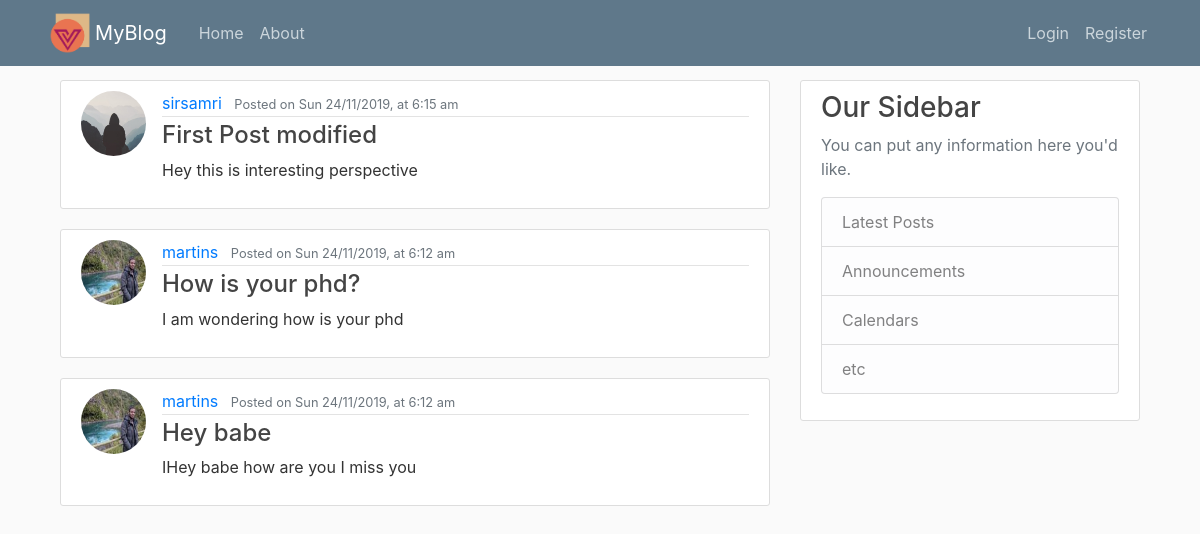
Page /home on the earlier database version.
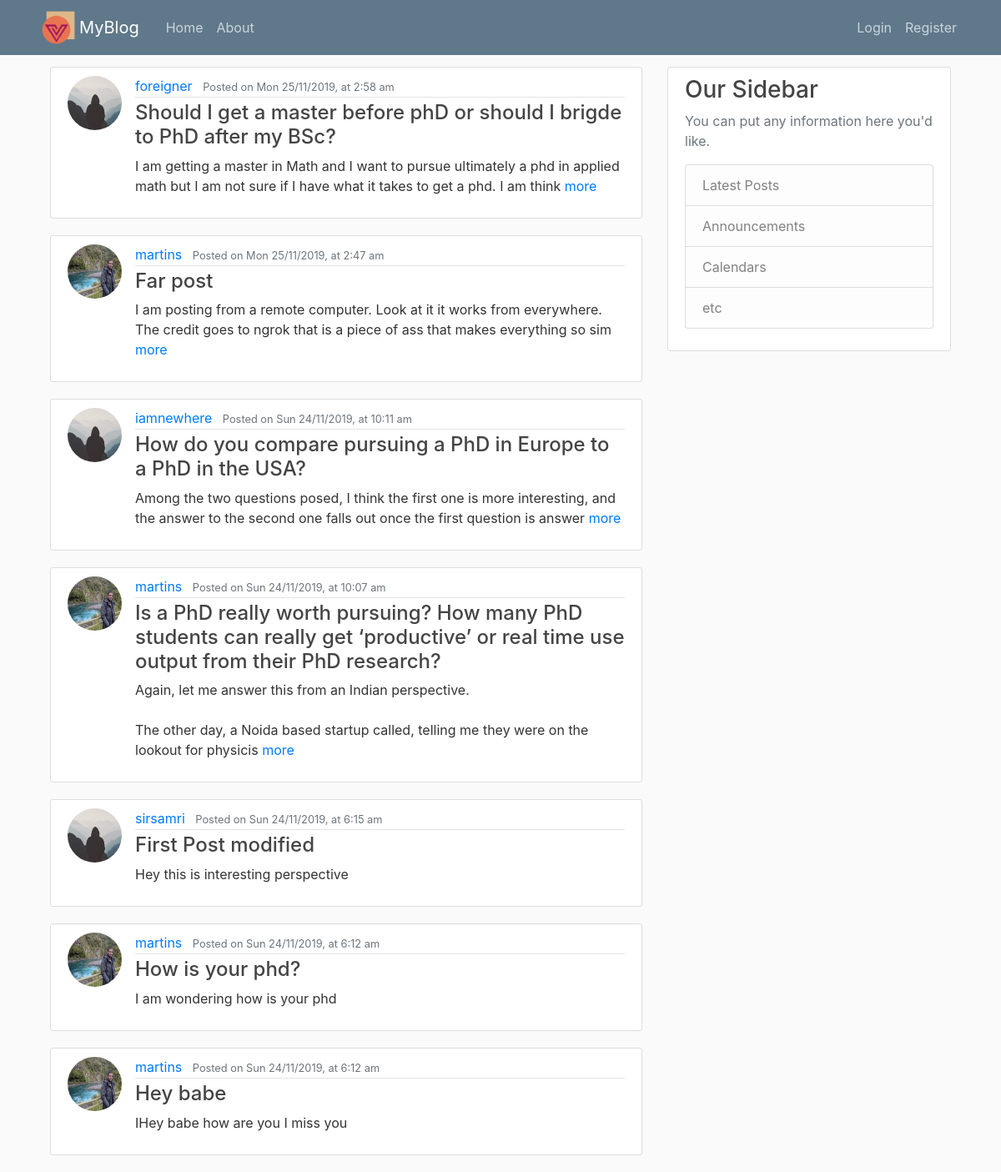
Same page on the later database version.
### flaskblog/models.py (models this page shows, shortened)
class Post(db.Model):
    id = db.Column(db.Integer, primary_key=True)
    title = db.Column(db.String(100), nullable=False)
    date_posted = db.Column(db.DateTime, nullable=False, default=datetime.utcnow)
    content = db.Column(db.Text, nullable=False)
    user_id = db.Column(db.Integer, db.ForeignKey('user.id'), nullable=False)

class User(db.Model, UserMixin):
    id = db.Column(db.Integer, primary_key=True)
    username = db.Column(db.String(20), unique=True, nullable=False)
    email = db.Column(db.String(120), unique=True, nullable=False)
    image_file = db.Column(db.String(20), nullable=False, default='default.jpg')
    password = db.Column(db.String(20), nullable=False)
    posts = db.relationship('Post', backref='author', lazy=True)

### flaskblog/routes.py (the view)
@app.route('/')
@app.route('/home')
def home():
    posts = Post.query.order_by(Post.date_posted.desc()).all()
    return render_template('home.html', posts=posts)

### flaskblog/templates/home.html
{% extends "layout.html" %}
{% block content %}
    {% for post in posts %}
        <article class="media content-section">
          <img class="rounded-circle article-img" src="{{ url_for('static', filename='img/' + post.author.image_file) }}">
            <div class="media-body">
              <div class="article-metadata">
                <a class="mr-2" href="{{ url_for('user_posts', username=post.author.username) }}">{{ post.author.username }}</a>
                <small class="text-muted"> Posted on {{ moment(post.date_posted).format('ddd D/M/YYYY, [at] h:mm a') }}</small>
              </div>
              <h4><a class="article-title" href="{{ url_for('post', post_id=post.id) }}">{{ post.title }}</a></h4>
              <p class="article-content">{% if post.content|length > 100  %}{{ post.content[:150] }} <a href="{{ url_for('post', post_id=post.id) }}">more</a>{% else  %}{{ post.content }}{% endif  %}</p>
            </div>
        </article>
    {% endfor %}
{% endblock content %}

### flaskblog/templates/layout.html (shortened to what this page needs)
<!DOCTYPE html>
<html>
    <head>
        <link rel="stylesheet" href="https://maxcdn.bootstrapcdn.com/bootstrap/4.0.0/css/bootstrap.min.css">
        <link rel="stylesheet" type="text/css" href="{{ url_for('static', filename='main.css') }}">
    </head>
    <body>
        <header class="site-header">
            <nav class="navbar navbar-expand-md navbar-dark bg-steel fixed-top">
                <div class="container">
                    <img src="{{ url_for('static', filename='img/logo.png') }}" width="50px">
                    <a class="navbar-brand mr-4" href="/">MyBlog</a>
                <div class="collapse navbar-collapse" id="navbarToggle">
                    <div class="navbar-nav mr-auto">
                    <a class="nav-item nav-link" href="/">Home</a>
                    <a class="nav-item nav-link" href="{{url_for('about')}}">About</a>
                    </div>
                    <div class="navbar-nav">
                        {% if current_user.is_authenticated %}
                            <a class="nav-item nav-link" href="{{url_for('new_post')}}">New Post</a>
                            <a class="nav-item nav-link" href="{{url_for('account')}}">Account</a>
                            <a class="nav-item nav-link" href="{{url_for('logout')}}">Log out</a>
                        {% else %}
                            <a class="nav-item nav-link" href="{{url_for('login')}}">Login</a>
                            <a class="nav-item nav-link" href="{{url_for('register')}}">Register</a>
                        {% endif %}
                    </div>
                </div>
                </div>
            </nav>
        </header>
        <div class="container">
            <main role="main" class="container">
                <div class="row">
                    <div class="col-md-8">
                        {% block content %}
                        {% endblock content %}
                    </div>
                    <div class="col-md-4">
                    <div class="content-section">
                        <h3>Our Sidebar</h3>
                        <p class='text-muted'>You can put any information here you'd like.
                        <ul class="list-group">
                            <li class="list-group-item list-group-item-light">Latest Posts</li>
                            <li class="list-group-item list-group-item-light">Announcements</li>
                            <li class="list-group-item list-group-item-light">Calendars</li>
                            <li class="list-group-item list-group-item-light">etc</li>
                        </ul>
                        </p>
                    </div>
                    </div>
                </div>
            </main>
        </div>
    </body>
</html>

### flaskblog/static/main.css (style rules this page uses)
body { background: #fafafa; color: #333333; margin-top: 5rem; }
h1, h2, h3, h4, h5, h6 { color: #444444; }
.bg-steel { background-color: #5f788a; }
.site-header .navbar-nav .nav-link { color: #cbd5db; }
.content-section { background: #ffffff; padding: 10px 20px; border: 1px solid #dddddd; border-radius: 3px; margin-bottom: 20px; }
.article-title { color: #444444; }
.article-content { white-space: pre-line; }
.article-img { height: 65px; width: 65px; margin-right: 16px; }
.article-metadata { padding-bottom: 1px; margin-bottom: 4px; border-bottom: 1px solid #e3e3e3 }

Differences in the rows shown:
added Post: image_file (placeholder picture), author.username "foreigner", date_posted "Mon 25/11/2019, at 2:58 am", title "Should I get a master before phD or should I brigde to PhD after my BSc?", content "I am getting a master in Math and I want to pursue ultimately a phd in applied math but I am not sure if I have what it takes to get a phd. I am think"
added Post: image_file (picture), author.username "martins", date_posted "Mon 25/11/2019, at 2:47 am", title "Far post", content "I am posting from a remote computer. Look at it it works from everywhere. The credit goes to ngrok that is a piece of ass that makes everything so sim"
added Post: image_file (placeholder picture), author.username "iamnewhere", date_posted "Sun 24/11/2019, at 10:11 am", title "How do you compare pursuing a PhD in Europe to a PhD in the USA?", content "Among the two questions posed, I think the first one is more interesting, and the answer to the second one falls out once the first question is answer"
added Post: image_file (picture), author.username "martins", date_posted "Sun 24/11/2019, at 10:07 am", title "Is a PhD really worth pursuing? How many PhD students can really get ‘productive’ or real time use output from their PhD research?", content "Again, let me answer this from an Indian perspective. The other day, a Noida based startup called, telling me they were on the lookout for physicis"
